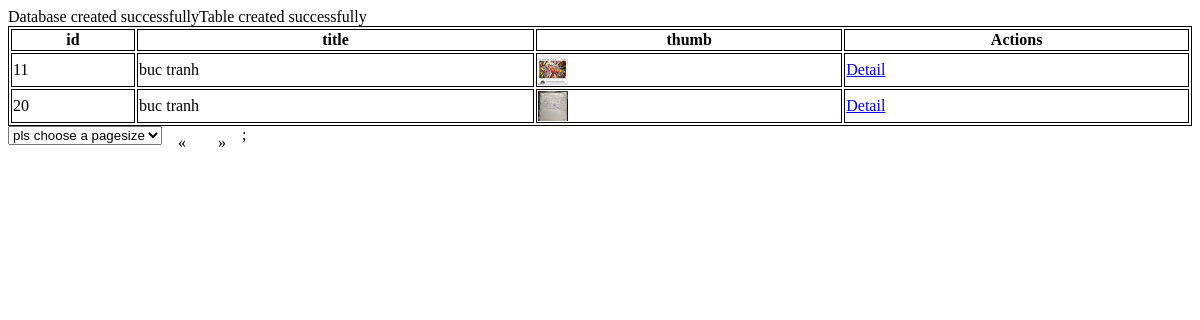
The app's page /Index.php?key=c&act=paginate&pagenum=3 with its own data.
### tables this page shows
CREATE TABLE `img` (
  `id` int(6) UNSIGNED NOT NULL,
  `title` varchar(100) DEFAULT NULL,
  `thumb` varchar(200) DEFAULT NULL,
  `status` bit(1) DEFAULT NULL,
  `description` varchar(200) DEFAULT NULL
);

### Client/View/list.php (the view, shortened to what this page needs)
<!DOCTYPE html>
<html>
<head>
</head>
<body>
    <?php
        $take = 0;
        if($_SESSION["Ctake"] != null){
            $take = (int)$_SESSION["Ctake"];
        }else{
            $take=5;
        }
        if($result->num_rows > 0){
            echo "<table class='table table-bordered table-striped'>";
                echo "<thead>";
                    echo "<tr>";
                        echo "<th>id</th>";
                        echo "<th>title</th>";
                        echo "<th>thumb</th>";
                        echo "<th>Actions</th>";
                    echo "</tr>";
                echo "</thead>";
                echo "<tbody>";
            	while($row = $result->fetch_assoc()) {
                    echo "<tr>";
                        echo "<td>" . $row['id'] . "</td>";
                        echo "<td>" . $row['title'] . "</td>";
                        echo "<td> <img style ='width:30px;height:30px' src='". $row['thumb']."'/></td>";
                        echo "<td>";
                        echo "<a href='Index.php?key=c&act=detail&id=".$row['id']."'>Detail</a>";
                        echo "</td>";
                	echo "</tr>";
                }
                echo "</tbody>";
            echo "</table>";
                echo "<select onchange='location = this.value;'>";
                echo "  <option value='-1'>";
                echo "      pls choose a pagesize   ";
                echo "  </option>";
                echo "</select>";
                echo "<div class='pagination'>";
                echo "<a href='Index.php?key=c&act=paginate&pagenum=1'>&laquo;</a>";
                echo "<a href='Index.php?key=c&act=paginate&pagenum=".ceil((int)$_SESSION["Crowcount"]/$take)."'>&raquo;</a>;";
                echo "</div>";
        } else{
            echo "<p class='lead'><em>No records were found.</em></p>";
        }
    ?>
</body>
</html>

### Client/View/list.php (style rules this page uses)
table, th, td { border: 1px solid black; }
table { width: 100%; }
.pagination { display: inline-block; }
.pagination a { color: black; float: left; padding: 8px 16px; text-decoration: none; }

### records on screen
img: id "11", title "buc tranh", thumb (picture)
img: id "20", title "buc tranh", thumb (picture)
